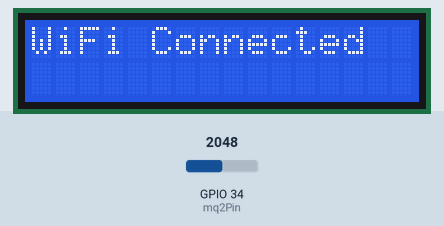
The sketch below on a simulated ESP32. Parts: 16×2 character LCD. The inputs (shaded band) are chosen by the test bench; at power-on: GPIO 34 (mq2Pin) = 2048. WiFi joins after 1.5 s; servers stay silent unless stated; uploads are accepted with an empty reply; what the sketch prints to the serial monitor is not drawn.

Above: at 2.7 s.
At 4.9 s:
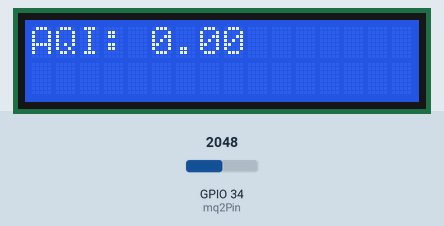

The sketch:

mq2_reading.ino
```cpp
#include <WiFi.h>
#include <HTTPClient.h>
#include <Wire.h>
#include <LiquidCrystal_I2C.h>

// WiFi info-
const char* ssid = "YOUR_WIFI_NAME";
const char* password = "YOUR_WIFI_PASSWORD";

// to connect it with the server- flask
const char* serverName = "http://YOUR_LOCAL_IP:5000/predict";

// MQ2 sensor pin
const int mq2Pin = 34;

// LCD (I2C Address: 0x27)
LiquidCrystal_I2C lcd(0x27, 16, 2);

void setup() {

  Serial.begin(115200);
  delay(1000);

  lcd.init();
  lcd.backlight();

  lcd.setCursor(0, 0);
  lcd.print("Starting...");

  WiFi.begin(ssid, password);

  lcd.setCursor(0, 1);
  lcd.print("Connecting...");

  while (WiFi.status() != WL_CONNECTED) {
    delay(500);
    Serial.print(".");
  }

  Serial.println("\nWiFi Connected");

  lcd.clear();
  lcd.setCursor(0, 0);
  lcd.print("WiFi Connected");

  delay(2000);
}

void loop() {

  int mq2Value = analogRead(mq2Pin);

  Serial.print("MQ2 Value: ");
  Serial.println(mq2Value);

  if (WiFi.status() == WL_CONNECTED) {

    HTTPClient http;

    http.begin(serverName);
    http.addHeader("Content-Type", "application/json");

    String jsonData = "{\"mq2\":" + String(mq2Value) + "}";

    int responseCode = http.POST(jsonData);

    if (responseCode > 0) {

      String response = http.getString();

      Serial.println(response);

      int aqiIndex = response.indexOf("aqi");
      int colon = response.indexOf(":", aqiIndex);
      int comma = response.indexOf(",", colon);

      float aqiValue = response.substring(colon + 1, comma).toFloat();

      int catIndex = response.indexOf("category");
      int colon2 = response.indexOf(":", catIndex);
      int quote1 = response.indexOf("\"", colon2 + 1);
      int quote2 = response.indexOf("\"", quote1 + 1);

      String category = response.substring(quote1 + 1, quote2);

      lcd.clear();

      lcd.setCursor(0, 0);
      lcd.print("AQI: ");
      lcd.print(aqiValue);

      lcd.setCursor(0, 1);
      lcd.print(category);

    } else {

      Serial.print("HTTP Error: ");
      Serial.println(responseCode);

      lcd.clear();
      lcd.setCursor(0, 0);
      lcd.print("Server Error");
    }

    http.end();
  }

  delay(4000);
}
```

Measured:
- what the display in image 0 shows lasts 2.2 s, from 2.6 s to 4.8 s
